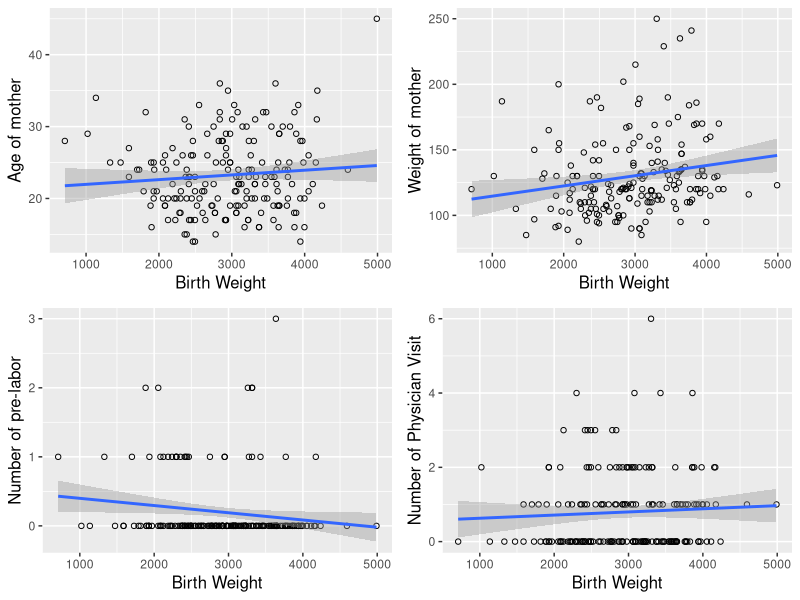
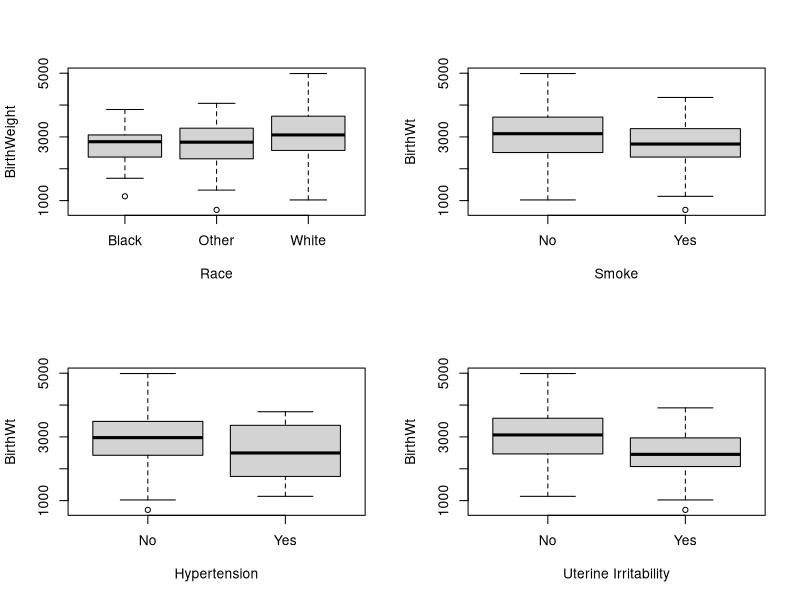

These figures' R source, in order:
## ---- chunk 1
library(ggplot2)
library(gridExtra)
data_table = read.table('Birthweight.csv', header = T, sep = ',')
head(data_table)
## ---- chunk 2
p1 = ggplot(data = data_table, aes(x=BirthWt, y = Age))+geom_point(shape=1)+geom_smooth(method = 'lm')+xlab('Birth Weight')+ylab('Age of mother')+theme(axis.title = element_text(size=12))
p2 = ggplot(data = data_table, aes(x=BirthWt, y = MotherWt))+geom_point(shape=1)+geom_smooth(method = 'lm')+xlab('Birth Weight')+ylab('Weight of mother')+theme(axis.title = element_text(size=12))
p3 = ggplot(data = data_table, aes(x=BirthWt, y = NumPreLabor))+geom_point(shape=1)+geom_smooth(method = 'lm')+xlab('Birth Weight')+ylab('Number of pre-labor')+theme(axis.title = element_text(size=12))
p4 = ggplot(data = data_table, aes(x=BirthWt, y = NumPhysicianVt))+geom_point(shape=1)+geom_smooth(method = 'lm')+xlab('Birth Weight')+ylab('Number of Physician Visit')+theme(axis.title = element_text(size=12))
grid.arrange(p1,p2,p3,p4)

round(cor(data_table[c(1,2,3,6,9)]),2)

Cor_co1 = round(cor(data_table$BirthWt, data_table$Age),2)
Cor_co2 = round(cor(data_table$BirthWt, data_table$MotherWt),2)
Cor_co3 = round(cor(data_table$BirthWt, data_table$NumPreLabor),2)
Cor_co4 = round(cor(data_table$BirthWt, data_table$NumPhysicianVt),2)
## ---- chunk 3
par(mfrow=c(2,2))
boxplot(data_table$BirthWt~as.factor(data_table$Race),xlab="Race", ylab='BirthWeight')
boxplot(data_table$BirthWt~as.factor(data_table$Smoke), xlab="Smoke", ylab="BirthWt")
boxplot(data_table$BirthWt~as.factor(data_table$Hypertension), xlab="Hypertension", ylab="BirthWt")
boxplot(data_table$BirthWt~as.factor(data_table$UterineIrr), xlab="Uterine Irritability", ylab="BirthWt")

## ---- chunk 4
summary(aov(lm(data_table$BirthWt~data_table$Race)))
summary(aov(lm(data_table$BirthWt~data_table$Smoke)))
summary(aov(lm(data_table$BirthWt~data_table$Hypertension)))
summary(aov(lm(data_table$BirthWt~data_table$UterineIrr)))
## ---- chunk 5
model = lm(data_table$BirthWt~., data=data_table)
summary(model)
coef = round(model$coefficients,2)
